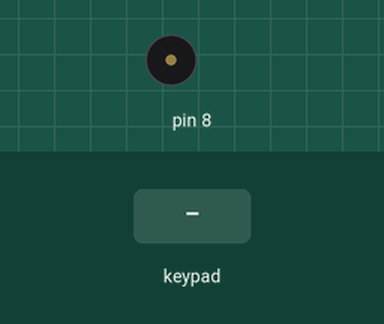
Bench run of a sketch on a simulated Arduino Uno, built with avr-gcc and run on an emulated ATmega328P. Shown: buzzer (waves = sounding). The test bench sets the inputs (shaded band).

Above: at 1.2 s.
1.3 s: keypad keys 1 2 pressed 0.4 s apart
At 1.4 s:
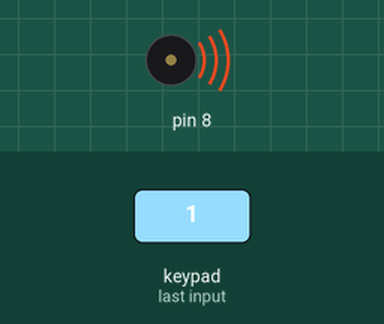
3.6 s: key '0' pressed
At 4.72 s:
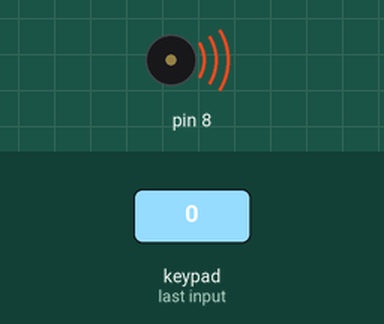
Timing chart, 0 to 8.5 s (numbered marks = the images above; inputs shaded):
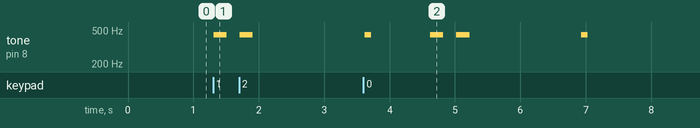

Measured:
- after the input at 1.3 s, tone on pin 8: alternates 440 Hz for 0.20 s and silent for 0.20 s, 4 changes in all, then stays silent, starting at once
- after the input at 3.6 s, tone on pin 8: plays 440 Hz for 0.10 s, 440 Hz for 0.20 s, 440 Hz for 0.20 s, 440 Hz for 0.10 s, starting at once

The sketch:

sound-recorder.ino
```cpp
#include <Wire.h>
#include "Adafruit_MPR121.h"

int touch;
unsigned long duration[6];
int count = 0;

Adafruit_MPR121 cap = Adafruit_MPR121();

void setup() {
  Serial.begin(9600);
  cap.begin(0x5A);
}

void loop() {
  touch = cap.touched();
  if (touch != 0) {
    //Serial.print(touch);
    duration[count++] = millis();
    tone(8, 440, 100);
  }
  if (count == 5) {
    duration[5] = duration[4];
    delay(1000);
    for (int x = 0; x < 5; x++) {
      tone(8, 440, 100);
      delay (duration[x + 1] - duration[x]);
    }
    count = 0;
  }
  delay(100);
}
```
